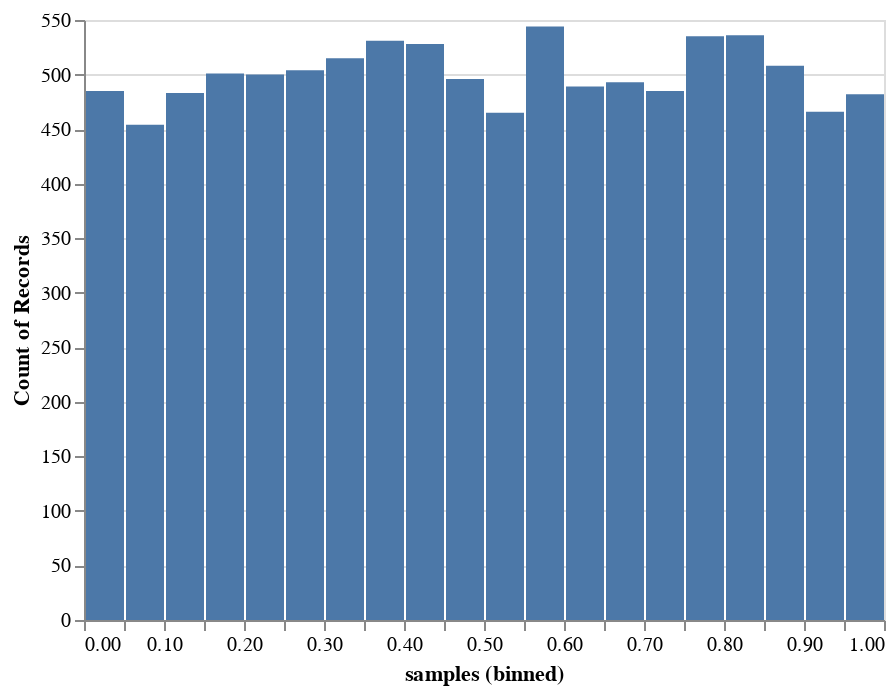

The code cell stored with this chart in its notebook:
### Code cell
prior.plot_distribution(n_samples=10_000)

### Figure 1 — Vega-Lite specification as saved in the notebook (floating-point values rounded to 4 significant figures; data arrays with more than 128 entries replaced by an {"elided": "..."} marker saying what was removed)
{"config": {"view": {"continuousWidth": 400, "continuousHeight": 300}}, "data": {"name": "data-1e3a3fbea89dd541723fcedaed9f6146"}, "mark": "bar", "encoding": {"x": {"bin": {"extent": [0, 1], "step": 0.05}, "field": "samples", "type": "quantitative"}, "y": {"aggregate": "count", "type": "quantitative"}}, "$schema": "https://vega.github.io/schema/vega-lite/v4.17.0.json", "datasets": {"data-1e3a3fbea89dd541723fcedaed9f6146": {"elided": "10000 records"}}}
